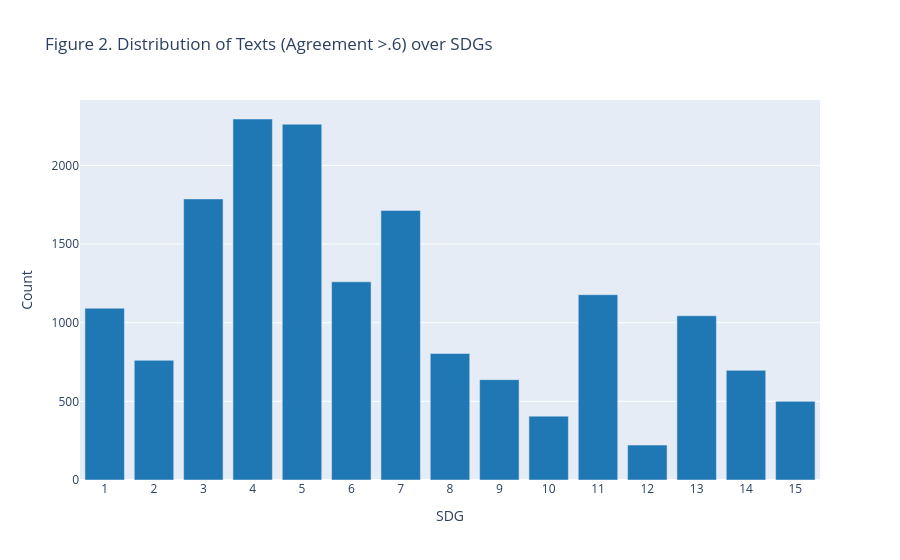

Here is the notebook cell this chart was saved with:
### Code cell
fig = px.bar(
    data_frame = df_lambda,
    x = 'sdg',
    y = 'count',
    custom_data = ['share'],
    labels = {
        'sdg': 'SDG',
        'count': 'Count'
    },
    color_discrete_sequence = ['#1f77b4'],
    title = 'Figure 2. Distribution of Texts (Agreement >.6) over SDGs'
)

fig.update_traces(hovertemplate = 'SDG %{x}<br>Count: %{y}<br>Share: %{customdata:.2f}%')
fig.update_layout(xaxis = {'type': 'category'})
fig.show()

### Figure 1 — Plotly figure (JSON) as saved in the notebook; plotly's stock layout.template omitted (floating-point values rounded to 4 significant figures)
{"data": [{"alignmentgroup": "True", "customdata": [[6.555], [4.568], [10.73], [13.78], [13.58], [7.563], [10.29], [4.826], [3.83], [2.437], [7.071], [1.333], [6.267], [4.184], [3.001]], "hovertemplate": "SDG %{x}<br>Count: %{y}<br>Share: %{customdata:.2f}%", "legendgroup": "", "marker": {"color": "#1f77b4", "pattern": {"shape": ""}}, "name": "", "offsetgroup": "", "orientation": "v", "showlegend": false, "textposition": "auto", "type": "bar", "x": [1, 2, 3, 4, 5, 6, 7, 8, 9, 10, 11, 12, 13, 14, 15], "xaxis": "x", "y": [1092, 761, 1787, 2295, 2262, 1260, 1714, 804, 638, 406, 1178, 222, 1044, 697, 500], "yaxis": "y"}], "layout": {"barmode": "relative", "legend": {"tracegroupgap": 0}, "title": {"text": "Figure 2. Distribution of Texts (Agreement >.6) over SDGs"}, "xaxis": {"anchor": "y", "domain": [0, 1], "title": {"text": "SDG"}, "type": "category"}, "yaxis": {"anchor": "x", "domain": [0, 1], "title": {"text": "Count"}}}}
